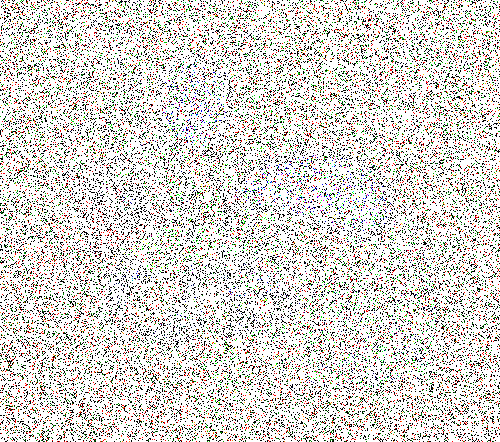
#> input picture AIproject/E.png, 500 x 442 px
$ python AI_color.py
#> lines starting #> are read from the running program, lines starting #| are printed output that depends on the picture
from PIL import Image
import numpy as np
import cv2
from sklearn import linear_model
from sklearn.gaussian_process import GaussianProcessRegressor
from sklearn.gaussian_process.kernels import RBF, ConstantKernel as C

im = Image.open('E.png')
#> im is the input picture: PIL image 500x442 RGBA; mean R, G, B, A 46.4, 33.2, 7.9, 51
#im.show()
im_array = np.array(im)
[rows, cols, channels] = im_array.shape
#> rows = 442; cols = 500; channels = 4
print(rows, cols, channels)
#| 442 500 4
im_array = im_array.astype('float64')
minX = im_array.min()
#> minX = 0
maxX = im_array.max()
#> maxX = 255
im_array = (im_array - minX) / (maxX - minX)
im_initial = im_array.copy()
noiseMask = np.array(im_array != 0, dtype='double')
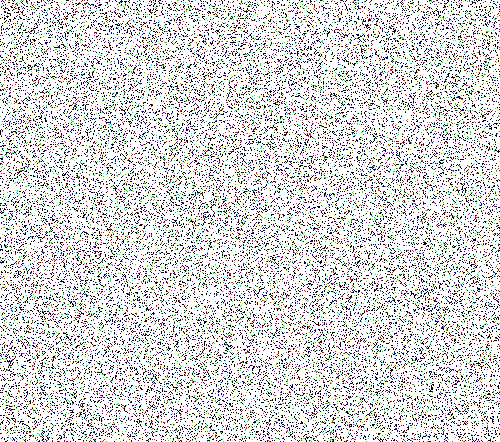
#> noiseMask: shape (442, 500, 4) float64; mean R, G, B, A 0.2, 0.2, 0.2, 0.2; transparent parts drawn white
print(noiseMask)
#> (printed output is left out)
print(im_array)
#> (printed output is left out)
print(im_array.dtype)
#| float64
print(np.sum(noiseMask == 0))
#| 707200

radius = 4
#f = GaussianProcessRegressor()

f = linear_model.LinearRegression()
for _ in range(1):
    for channel in range(channels):
        for row in range(rows):
            for col in range(cols):
                if row - radius < 0:
                    rowl = 0
                    rowr = rowl + 2 * radius
                elif row + radius >= rows:
                    rowr = rows - 1
                    rowl = rowr - 2 * radius
                else:
                    rowl = row - radius
                    rowr = row + radius

                if col - radius < 0:
                    colu = 0
                    cold = colu + 2 * radius
                elif col + radius >= cols:
                    cold = cols - 1
                    colu = cold - 2 * radius
                else:
                    colu = col - radius
                    cold = col + radius

                if noiseMask[row][col][channel] != 0.:
                    continue
                window = []
                index = []
                count = 0
                for i in range(rowl, rowr):
                    for j in range(colu, cold):
                        if noiseMask[i][j][channel] == 0. and (i == row and j == col):
                            continue
                        index.append([i, j])
                        window.append(im_array[i][j][channel])
                        count = count + 1
                if len(index) != 0:
                #if len(index) != 0 and count / (radius * radius) > 0.4:
                    f.fit(index, window)
                    for i in range(rowl, rowr):
                        for j in range(colu, cold):
                            if noiseMask[i][j][channel] != 0.:
                                pass
                            else:
#> (the run stopped early here; a loop or call above may not have finished)
